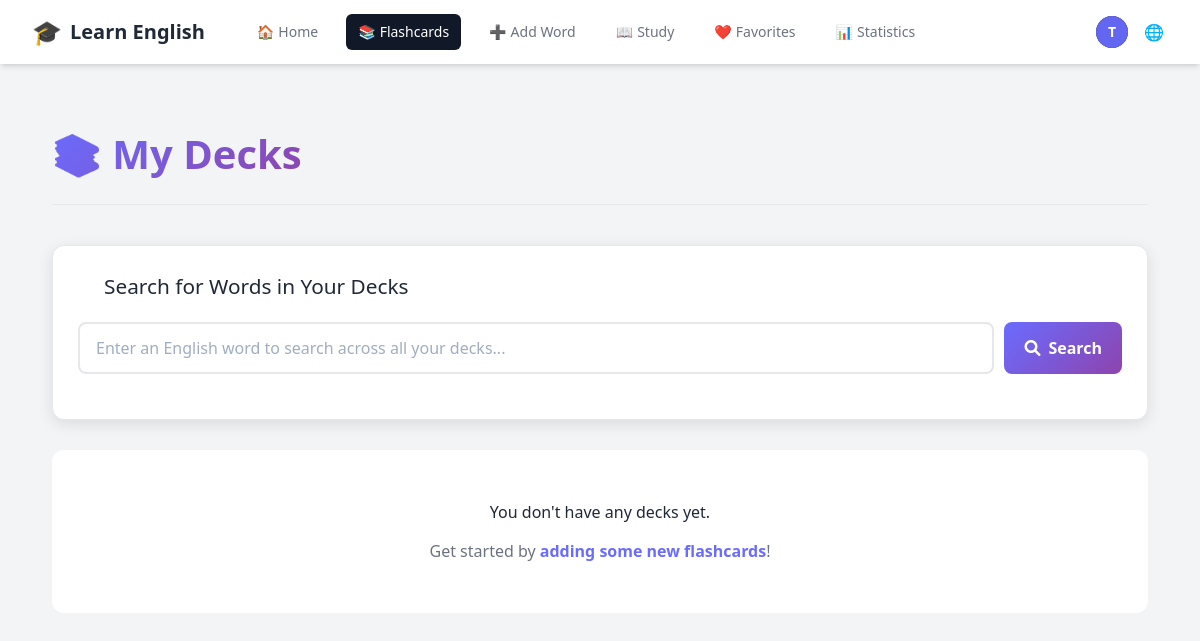
The app's page /decks/ (signed in), older data.
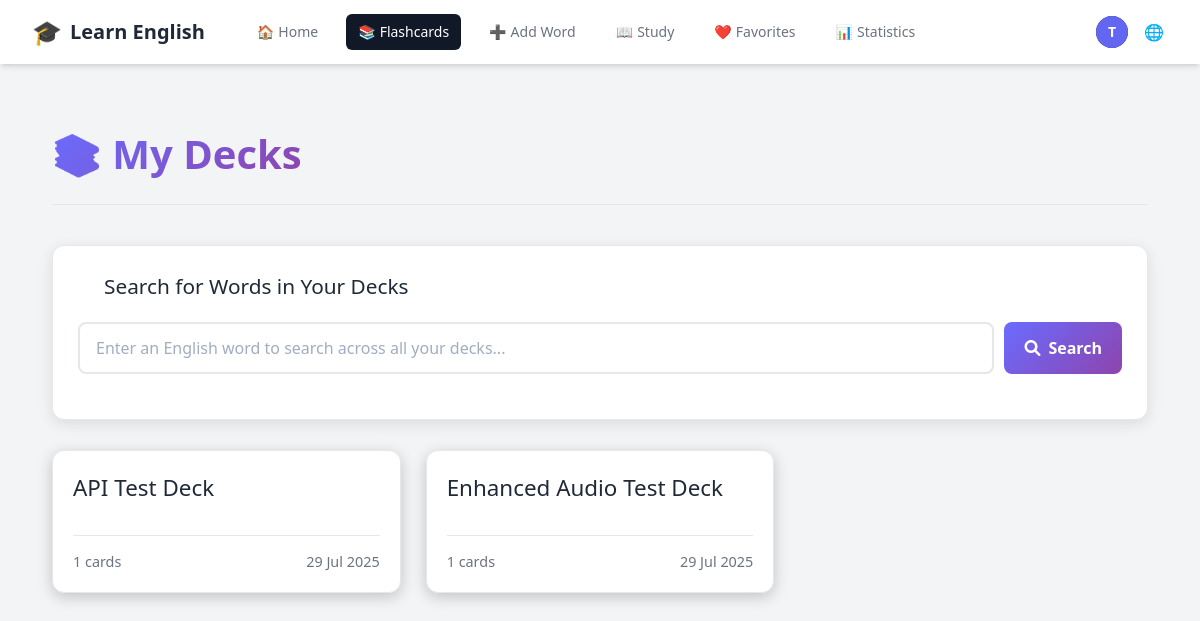
The same page, newer data.
### accounts/models.py (models this page shows, shortened)
class CustomUser(AbstractUser):
    email = models.EmailField(unique=True)
    username = None  # Remove username field
    USERNAME_FIELD = 'email'
    REQUIRED_FIELDS = []
    objects = CustomUserManager()

### vocabulary/models.py (models this page shows, shortened)
class Deck(models.Model):
    user = models.ForeignKey(settings.AUTH_USER_MODEL, on_delete=models.CASCADE, related_name='decks')
    name = models.CharField(max_length=255)
    created_at = models.DateTimeField(auto_now_add=True)
    class Meta:
        ordering = ['-created_at']
        unique_together = ['user', 'name']

### vocabulary/views.py (the view)
# urls.py: path('decks/', views.deck_list, name='deck_list'),
@login_required
def deck_list(request):
    decks = Deck.objects.filter(user=request.user).annotate(
        card_count=Count('flashcards')
    ).order_by('-created_at')
    context = {
        'decks': decks
    }
    return render(request, 'vocabulary/deck_list.html', context)

### vocabulary/context_processors.py (called while the page is built)
    def _(message):
        return str(message)

### vocabulary/templates/vocabulary/deck_list.html (shortened to what this page needs)
{% extends "base.html" %}
{% block content %}
<div class="deck-list-page">
    <div class="page-header">
        <h1>📚 {{ manual_texts.my_decks }}</h1>
    </div>
    <div class="search-section">
        <div class="search-header">
            <i class="fas fa-search"></i>
            <h3>Search for Words in Your Decks</h3>
        </div>
        <div class="search-input-container">
            <input
                type="text"
                id="wordSearchInput"
                class="search-input"
                placeholder="Enter an English word to search across all your decks..."
                autocomplete="off"
            >
            <button id="searchBtn" class="search-btn">
                <i class="fas fa-search"></i>
                Search
            </button>
        </div>
    </div>
    {% if decks %}
        <div class="deck-grid">
            {% for deck in decks %}
                <a href="{% url 'deck_detail' deck.id %}" class="deck-card">
                    <div>
                        <h2>{{ deck.name }}</h2>
                    </div>
                    <div class="deck-info">
                        <span>{{ deck.card_count }} {{ manual_texts.cards_text }}</span>
                        <span class="created-date">{{ deck.created_at|date:"d M Y" }}</span>
                    </div>
                </a>
            {% endfor %}
        </div>
    {% else %}
        <div class="no-decks">
            <h2>{{ manual_texts.no_decks_yet }}</h2>
            <p>{{ manual_texts.get_started_by }} <a href="{% url 'add_flashcard' %}">{{ manual_texts.adding_flashcards }}</a>!</p>
        </div>
    {% endif %}
</div>
{% endblock %}

### vocabulary/templates/base.html (shortened to what this page needs)
{% load i18n %} {% load static %}
<!DOCTYPE html>
<html lang="{{ LANGUAGE_CODE }}">
  <head>
    <script src="https://cdn.tailwindcss.com"></script>
    <link rel="stylesheet" type="text/css" href="{% static 'css/main.css' %}" />
    <link
      rel="stylesheet"
      href="https://cdnjs.cloudflare.com/ajax/libs/font-awesome/6.0.0-beta3/css/all.min.css"
    />
  </head>
  <body class="bg-gray-100 dark:bg-gray-900">
    <nav class="bg-white dark:bg-gray-800 shadow-md">
      <div class="max-w-7xl mx-auto px-4 sm:px-6 lg:px-8">
        <div class="flex items-center justify-between h-16">
          <div class="flex items-center">
            <a
              href="{% if user.is_authenticated %}{% url 'dashboard' %}{% else %}{% url 'account_login' %}{% endif %}"
              class="flex-shrink-0 flex items-center space-x-2"
            >
              <span class="text-2xl">🎓</span>
              <span class="text-xl font-bold text-gray-800 dark:text-white"
                >{{ manual_texts.learn_english }}</span
              >
            </a>
            <div class="hidden md:block">
              <div class="ml-10 flex items-baseline space-x-4">
                {% if user.is_authenticated %}
                <a
                  href="{% url 'dashboard' %}"
                  class="{% if request.resolver_match.url_name == 'dashboard' %}bg-gray-900 text-white{% else %}text-gray-500 dark:text-gray-300 hover:bg-gray-700 hover:text-white{% endif %} px-3 py-2 rounded-md text-sm font-medium flex items-center space-x-1"
                  id="nav-home"
                >
                  <span class="nav-icon">🏠</span>
                  <span>{{ manual_texts.home }}</span>
                </a>
                <a
                  href="{% url 'deck_list' %}"
                  class="{% if request.resolver_match.url_name == 'deck_list' or request.resolver_match.url_name == 'deck_detail' %}bg-gray-900 text-white{% else %}text-gray-500 dark:text-gray-300 hover:bg-gray-700 hover:text-white{% endif %} px-3 py-2 rounded-md text-sm font-medium flex items-center space-x-1"
                  id="nav-flashcards"
                >
                  <span class="nav-icon">📚</span>
                  <span>{{ manual_texts.flashcards }}</span>
                </a>
                <a
                  href="{% url 'add_flashcard' %}"
                  class="{% if request.resolver_match.url_name == 'add_flashcard' %}bg-gray-900 text-white{% else %}text-gray-500 dark:text-gray-300 hover:bg-gray-700 hover:text-white{% endif %} px-3 py-2 rounded-md text-sm font-medium flex items-center space-x-1"
                  id="nav-add-word"
                >
                  <span class="nav-icon">➕</span>
                  <span>{{ manual_texts.add_word }}</span>
                </a>
                <a
                  href="{% url 'study' %}"
                  class="{% if request.resolver_match.url_name == 'study' %}bg-gray-900 text-white{% else %}text-gray-500 dark:text-gray-300 hover:bg-gray-700 hover:text-white{% endif %} px-3 py-2 rounded-md text-sm font-medium flex items-center space-x-1"
                  id="nav-study"
                >
                  <span class="nav-icon">📖</span>
                  <span>{{ manual_texts.study }}</span>
                </a>
                <a
                  href="{% url 'favorites' %}"
                  class="{% if request.resolver_match.url_name == 'favorites' %}bg-gray-900 text-white{% else %}text-gray-500 dark:text-gray-300 hover:bg-gray-700 hover:text-white{% endif %} px-3 py-2 rounded-md text-sm font-medium flex items-center space-x-1"
                  id="nav-favorites"
                >
                  <span class="nav-icon">❤️</span>
                  <span>{{ manual_texts.favorites|default:"Favorites" }}</span>
                </a>
                <a
                  href="{% url 'statistics' %}"
                  class="{% if request.resolver_match.url_name == 'statistics' %}bg-gray-900 text-white{% else %}text-gray-500 dark:text-gray-300 hover:bg-gray-700 hover:text-white{% endif %} px-3 py-2 rounded-md text-sm font-medium flex items-center space-x-1"
                  id="nav-statistics"
                >
                  <span class="nav-icon">📊</span>
                  <span>{{ manual_texts.statistics }}</span>
                </a>
                {% endif %}
              </div>
            </div>
          </div>
          <div class="hidden md:block">
            <div class="ml-4 flex items-center md:ml-6">
              {% if user.is_authenticated %}
              <div class="ml-3 relative">
                <div>
                  <button
                    type="button"
                    id="user-toggle"
                    class="max-w-xs bg-gray-800 rounded-full flex items-center text-sm focus:outline-none focus:ring-2 focus:ring-offset-2 focus:ring-offset-gray-800 focus:ring-white"
                    aria-expanded="false"
                    aria-haspopup="true"
                  >
                    <div
                      class="h-8 w-8 rounded-full bg-indigo-500 flex items-center justify-center text-white font-bold"
                    >
                      {{ user.email|slice:":1"|upper }}
                    </div>
                  </button>
                </div>
              </div>
              {% endif %}
              <div class="ml-3 relative">
                <div>
                  <button
                    type="button"
                    id="lang-toggle"
                    class="bg-white dark:bg-gray-800 p-1 rounded-full text-gray-400 dark:text-gray-300 hover:text-gray-500 dark:hover:text-white focus:outline-none focus:ring-2 focus:ring-offset-2 focus:ring-offset-gray-800 focus:ring-white"
                  >
                    <span class="nav-icon">🌐</span>
                  </button>
                </div>
              </div>
            </div>
          </div>
        </div>
      </div>
    </nav>
    <main class="py-10">
      <div class="max-w-7xl mx-auto px-4 sm:px-6 lg:px-8">
        {% block content %}{% endblock %}
      </div>
    </main>
  </body>
</html>

### static/css/main.css (style rules this page uses)
* { margin: 0; padding: 0; box-sizing: border-box; }
body { background: #18182f; color: #fff; font-family: "Segoe UI", Tahoma, Geneva, Verdana, sans-serif; line-height: 1.6; min-height: 100vh; }
.page-header { text-align: left; margin-bottom: 30px; padding-bottom: 20px; border-bottom: 1px solid var(--border-color); display: flex; justify-content: space-between; align-items: center; }
.page-header h1 { font-size: 2.2em; font-weight: 700; color: var(--text-main); }

### vocabulary/templates/base.html (style rules this page uses)
:root { --primary-color: #6a6cff; --primary-color-dark: #5859d8; --background-main: #f3f4f6; --background-secondary: #ffffff; --background-light: #ffffff; --text-main: #1f2937; --text-muted: #6b7280; --border-color: #e5e7eb; --card-background: var(--background-secondary); --card-border-color: var(--border-color); --card-text-main: var(--text-main); --card-text-muted: var(--text-muted); --card-shadow: 0 1px 3px 0 rgba(0, 0, 0, 0.1), 0 1px 2px 0 rgba(0, 0, 0, 0.06); --card-shadow-hover: 0 4px 6px -1px rgba(0, 0, 0, 0.1), 0 2px 4px -1px rgba(0, 0, 0, 0.06); }

### vocabulary/templates/vocabulary/deck_list.html (style rules this page uses)
.deck-list-page { max-width: 1200px; margin: 20px auto; padding: 0 20px; }
.page-header { text-align: center; margin-bottom: 40px; padding-bottom: 20px; border-bottom: 1px solid var(--border-color); }
.page-header h1 { font-size: 2.5em; font-weight: 700; background: linear-gradient(135deg, var(--primary-color), #8e44ad); -webkit-background-clip: text; -webkit-text-fill-color: transparent; }
.deck-grid { display: grid; grid-template-columns: repeat(auto-fill, minmax(280px, 1fr)); gap: 25px; }
.deck-card { background-color: var(--card-background); border: 1px solid var(--card-border-color); border-radius: 12px; padding: 20px; display: flex; flex-direction: column; justify-content: space-between; transition: all 0.3s ease; text-decoration: none; color: var(--card-text-main); box-shadow: 0 4px 15px rgba(0, 0, 0, 0.2); }
.deck-card h2 { font-size: 1.4em; margin-bottom: 10px; word-break: break-word; }
.deck-info { display: flex; justify-content: space-between; align-items: center; margin-top: 20px; padding-top: 15px; border-top: 1px solid var(--card-border-color); font-size: 0.9em; color: var(--card-text-muted); }
.search-section { background-color: var(--card-background); border: 1px solid var(--card-border-color); border-radius: 12px; padding: 25px; margin-bottom: 30px; box-shadow: 0 4px 15px rgba(0, 0, 0, 0.1); }
.search-header { display: flex; align-items: center; gap: 10px; margin-bottom: 20px; }
.search-header h3 { margin: 0; color: var(--text-main); font-size: 1.3em; }
.search-input-container { display: flex; gap: 10px; margin-bottom: 20px; position: relative; }
.search-input { flex: 1; padding: 12px 16px; border: 2px solid var(--card-border-color); border-radius: 8px; font-size: 1rem; background-color: #ffffff; color: #2d3748; transition: border-color 0.3s ease; }
.search-input::placeholder { color: #a0aec0; opacity: 1; }
.search-btn { padding: 12px 20px; background: linear-gradient(135deg, var(--primary-color), #8e44ad); color: white; border: none; border-radius: 8px; font-weight: 600; cursor: pointer; transition: all 0.3s ease; display: flex; align-items: center; gap: 8px; }

Row changes from the older to the newer data that the page shows:
added Deck: name "API Test Deck", card_count "1", cards_text "cards", created_at "29 Jul 2025"
added Deck: name "Enhanced Audio Test Deck", card_count "1", cards_text "cards", created_at "29 Jul 2025"
Text that changed along with them:
{{ manual_texts.no_decks_yet }}: "You don't have any decks yet." → (not shown)
{{ manual_texts.get_started_by }}: "Get started by" → (not shown)
{{ manual_texts.adding_flashcards }}: "adding some new flashcards" → (not shown)
